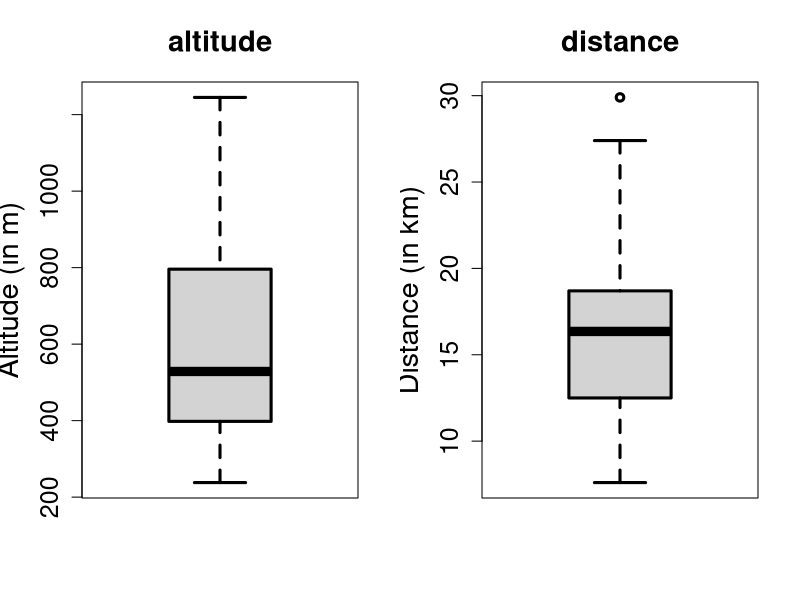

Generate this figure with R:
#####################################################
# Descriptive Statistics: Exercise 3.1, 
# Heumann, Schomaker, page 63
#
# File: des_stat_hiking.R
#
###################################################### 
# load tidyverse and xtable
library(tidyverse)
library(xtable)

# generate the data
distance <- c(12.5,29.9,14.8,18.7,7.6,16.2,16.5,27.4,12.1,17.5)
altitude <- c(342,1245,502,555,398,670,796,912,238,466)
# sorted data
sort(distance)
sort(altitude)

# mean and median
mean(distance)
mean(altitude)

# R offers several ways of calculating quantiles. Use type=1 
# to apply the method we have introduced.
quantile(distance,probs = c(0.25,0.5,0.75),type=1)
quantile(altitude,probs = c(0.25,0.5,0.75),type=1)

# interquartial range
quantile(distance,probs=0.75,type=1)- quantile(distance,probs=0.25,type=1)
quantile(altitude,probs=0.75,type=1)- quantile(altitude,probs=0.25,type=1)

# variance
var(altitude)
var(distance)

# coefficients of variation
sd(distance)/mean(distance)
sd(altitude)/mean(altitude)

# boxplots
par(mfrow=c(1,2))
boxplot(altitude,xlab="",ylab="Altitude (in m)", 
        main = "altitude",
        cex.axis=1.5,lwd=3,cex.lab=1.75,cex.main=1.75) 
boxplot(distance,xlab="",ylab="Distance (in km)", 
        main = "distance",
        cex.axis=1.5,lwd=3,cex.lab=1.75,cex.main=1.75) 
# eps-file
dev.copy2eps(file="../pictures/hiking_bp.eps")

# grouped data
bounds <- c(5,15,20,30)
dist_cut <- cut(distance, breaks = bounds)
                 
df_cut <- tibble(values = dist_cut)
df_cut_tab <-
  df_cut %>%
  group_by(values) %>%
  count() %>%
  mutate(rel = n / length(distance)) %>%
  ungroup() %>%
  mutate(cum_rel_freq = cumsum(rel))
df_cut_tab
# tex table
tex_tab <- xtable(df_cut_tab)
print(tex_tab, include.rownames = FALSE, floating = FALSE)

midpoints.classes <- (bounds[-1]+bounds[-4])/2
mean.grouped <- sum(midpoints.classes * df_cut_tab$rel)
mean.grouped
# weighted.mean(c(10,17.5,25),c(4/10,4/10,2/10))
